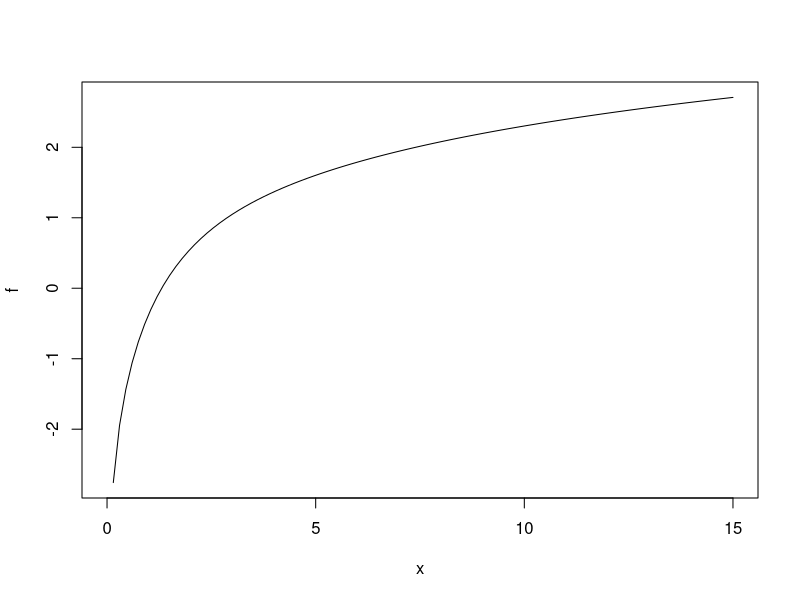

The R source for this figure:
## ---- chunk 1
my_function <- function(first_argument, second_argument, ...) {
  # do some stuff
  return(return_value)
}
## ---- chunk 2
absval <- function(value) {
    if (value < 0) {
        -value
    } else {
        value
    }
}
absval(-5)
## ---- chunk 3
'+'(4,5)
## ---- chunk 4
"%!%" = function(x,y) x/sqrt(y)
6 %!% 7
## ---- chunk 5
psi <- function(x, c=1) {
  if(x^2 > c^2) {
    c * abs(x)
  } else {
    x^2
  }
}
z <- 0.5
psi(z)
## ---- chunk 6
identical(psi(z, c=1), psi(z))
identical(psi(x=z, c=2), psi(c=2, x=z))
## ---- chunk 7
qpareto <- function(p, scale, location) {
  location * (1 - p) ^ (-1 / scale)
}
qpareto(0.5, 4.5, 10)
qpareto(0.9, 4.5, 10)
qpareto(0.9, 6, -1)
## ---- chunk 8
qpareto <- function(p, scale, loc) {
  if((scale<=0) || (loc<=0)) {
      stop("'qpareto' parameters must be greater than zero.")
  }
  location * (1 - p) ^ (-1 / scale)
}
tryCatch(qpareto(0.4, 5, -1), error=function(e) e)
## ---- chunk 9
qpareto <- function(p, scale, loc) {
  stopifnot(p >= 0, p <= 1, scale > 0, loc > 0)
  location * (1 - p) ^ (-1 / scale)
}
tryCatch(qpareto(-0.1, 4, 5), error=function(e) e)
tryCatch(qpareto(0.5, 0, 12), error=function(e) e)
## ---- chunk 10
nd <- function(m = 0, sd = 1) function(n) rnorm(n, m, sd)
nd()(5)
distr <- nd(m = 100, sd = 10)
distr(5); distr(10)
## ---- chunk 11
w <- 12
f <- function(y) {
   d <- 8
   h <- function() d*(w+y)
   return(h())
}
f(2)
w <- 13
f(2)
d <- 4
f(2)
## ---- chunk 12
ctr <- 5
counter <- function() {
  ctr <- 0
  f <- function() {
    ctr <<- ctr + 1
    cat("value of counter is", ctr, "\n")
  }
}
c1 <- counter()
c2 <- c3 <- counter()
c1()
c2()
c2()
c2()
c3()
ctr
## ---- chunk 13
f <- function(x) log(x) - exp(-x)
plot(f, xlim = c(0, 15))
## ---- chunk 14
# Initialize value
x <- 10
x_old <- x + 1e6
# Set tolerance
tol <- 1e-9
# Specify maximum number of iterations
max_iter <- 100
# Keep track of number of iterations
iter <- 0
# Loop
while((abs(x-x_old) > tol) && (iter < max_iter)) {
    # Replace old value with current
    x_old <- x
    # Calculate new value
    x <- exp(exp(-x))
    # Increment counter
    iter <- iter + 1
}
x
## ---- chunk 15
resample <- function(x, ...) {
  xx <- sample(x, replace = TRUE)
  print(quantile(xx, ...))
  xx
}
resample(seq(100))
resample(seq(100), probs = 0.5)
## ---- chunk 16
center <- function(x, type=c('mean','median')) {
  type <- match.arg(type)
  do.call(type, list(x))
}
set.seed(35)
x <- rnorm(10000)
center(x)
center(x, 'median')
center(x, 'med')
tryCatch(center(x, 'midpoint'), error=function(e) e)
